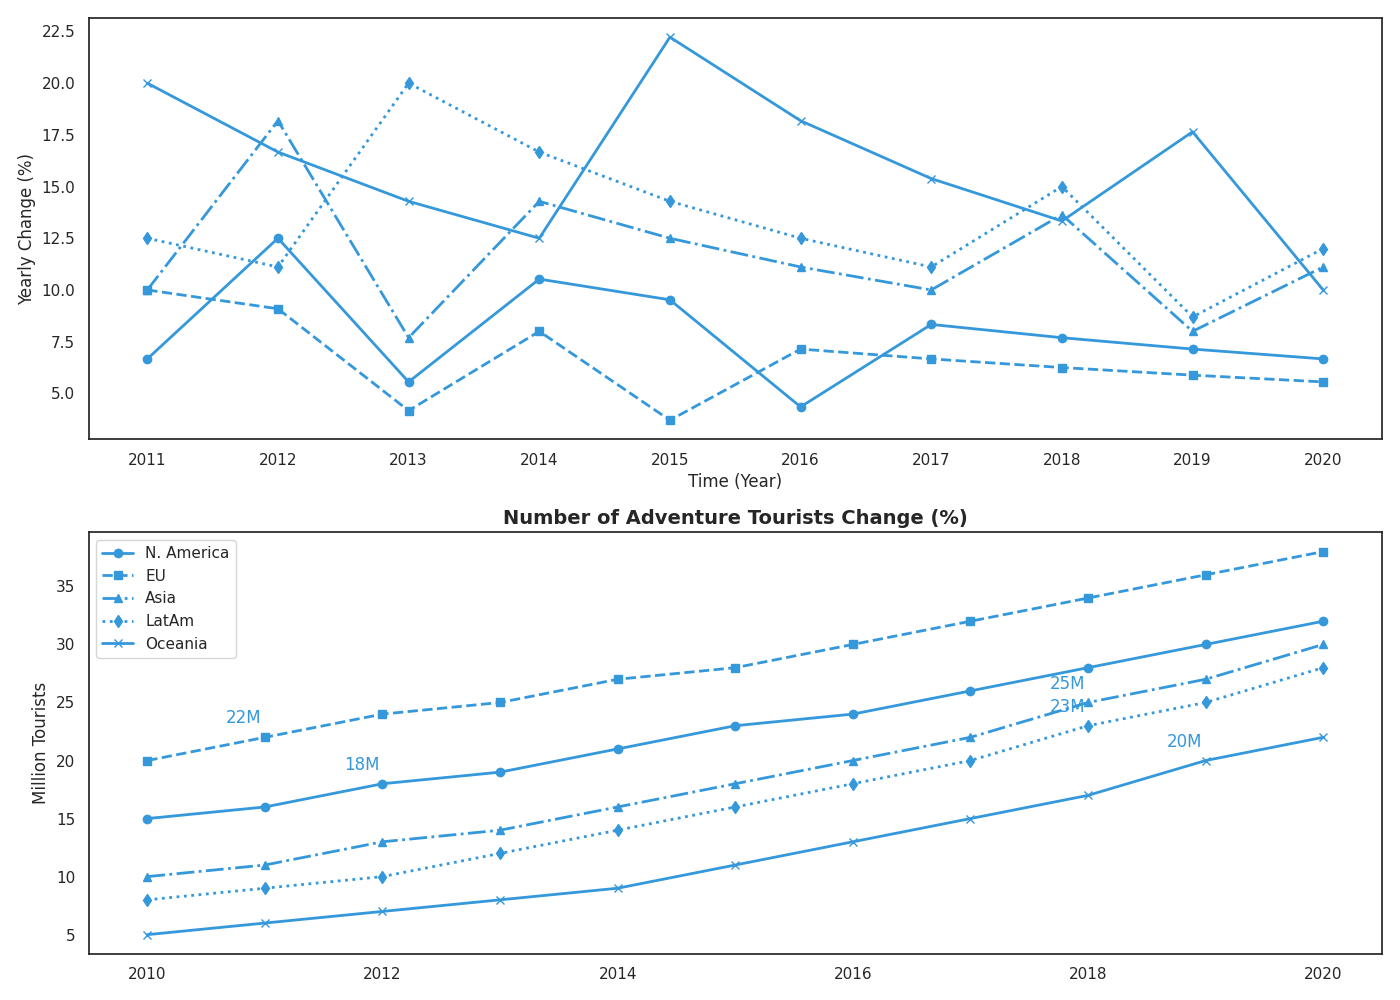

This figure's Python source:
import matplotlib.pyplot as plt
import numpy as np
from matplotlib.ticker import MaxNLocator

years = np.arange(2010, 2021)

north_america = np.array([15, 16, 18, 19, 21, 23, 24, 26, 28, 30, 32])
europe = np.array([20, 22, 24, 25, 27, 28, 30, 32, 34, 36, 38])
asia = np.array([10, 11, 13, 14, 16, 18, 20, 22, 25, 27, 30])
latin_america = np.array([8, 9, 10, 12, 14, 16, 18, 20, 23, 25, 28])
oceania = np.array([5, 6, 7, 8, 9, 11, 13, 15, 17, 20, 22])

percent_change_na = np.diff(north_america) / north_america[:-1] * 100
percent_change_eu = np.diff(europe) / europe[:-1] * 100
percent_change_asia = np.diff(asia) / asia[:-1] * 100
percent_change_la = np.diff(latin_america) / latin_america[:-1] * 100
percent_change_oceania = np.diff(oceania) / oceania[:-1] * 100

# Consistent color for simplicity
consistent_color = '#3498db'

# Shuffle the textual elements within the provided listing
titles = [
    "Global Trends in Adventure Tourism",
    "Number of Adventure Tourists Change (%)",
    "Y-o-Y % Growth in Tourism",
    "(Million) Tourists Across Regions",
    "Trends from the Past Decade"
]

axis_labels = [
    "Time (Year)", 
    "Million Tourists", 
    "Yearly Change (%)", 
    "YoY Growth", 
    "Tourist Count (Million)"
]

group_labels = ['N. America', 'EU', 'Asia', 'LatAm', 'Oceania']

fig, axs = plt.subplots(2, 1, figsize=(14, 10))

# Randomly shuffle titles, labels, group for demonstration
axs[0].plot(years[1:], percent_change_na, marker='o', color=consistent_color, linestyle='-', linewidth=2)
axs[0].plot(years[1:], percent_change_eu, marker='s', color=consistent_color, linestyle='--', linewidth=2)
axs[0].plot(years[1:], percent_change_asia, marker='^', color=consistent_color, linestyle='-.', linewidth=2)
axs[0].plot(years[1:], percent_change_la, marker='d', color=consistent_color, linestyle=':', linewidth=2)
axs[0].plot(years[1:], percent_change_oceania, marker='x', color=consistent_color, linestyle='-', linewidth=2)

axs[0].set_xlabel(axis_labels[0], fontsize=12)
axs[0].set_ylabel(axis_labels[2], fontsize=12)
axs[0].xaxis.set_major_locator(MaxNLocator(integer=True))

axs[1].plot(years, north_america, marker='o', color=consistent_color, linestyle='-', linewidth=2, label=group_labels[0])
axs[1].plot(years, europe, marker='s', color=consistent_color, linestyle='--', linewidth=2, label=group_labels[1])
axs[1].plot(years, asia, marker='^', color=consistent_color, linestyle='-.', linewidth=2, label=group_labels[2])
axs[1].plot(years, latin_america, marker='d', color=consistent_color, linestyle=':', linewidth=2, label=group_labels[3])
axs[1].plot(years, oceania, marker='x', color=consistent_color, linestyle='-', linewidth=2, label=group_labels[4])

for region, data in zip(
    group_labels, 
    [north_america, europe, asia, latin_america, oceania]
):
    turning_point_index = np.argmax(np.diff(data))
    axs[1].annotate(f"{data[turning_point_index + 1]}M",
                    (years[turning_point_index + 1], data[turning_point_index + 1]),
                    textcoords="offset points", xytext=(-15,10), ha='center', color=consistent_color)

axs[1].set_title(titles[1], fontsize=14, fontweight='bold')
axs[1].set_ylabel(axis_labels[1], fontsize=12)
axs[1].xaxis.set_major_locator(MaxNLocator(integer=True))
axs[1].legend()

plt.tight_layout()
plt.show()
